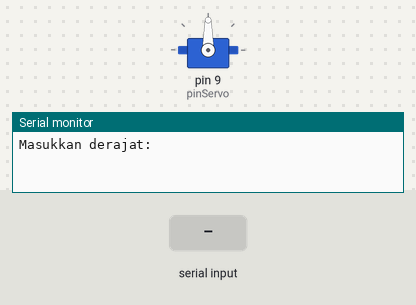
A sketch run on a simulated Arduino Uno, built with avr-gcc and run on an emulated ATmega328P. Shown: servo, the last lines printed to the serial monitor. The test bench sets the inputs (shaded band).

Above: at 1.2 s.
1.3 s: "30,150\n" received over Serial
At 1.8 s:
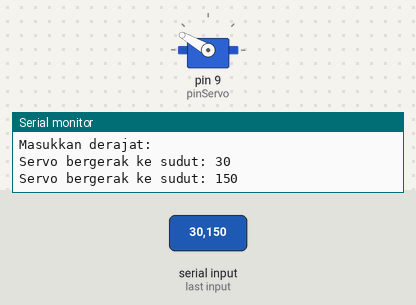
At 3.5 s:
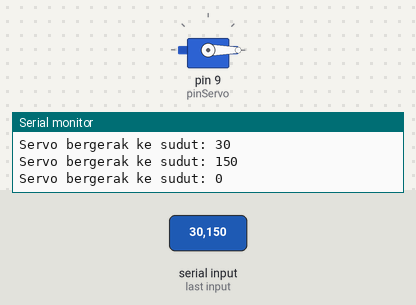
3.8 s: "90,45\n" received over Serial
At 4.6 s:
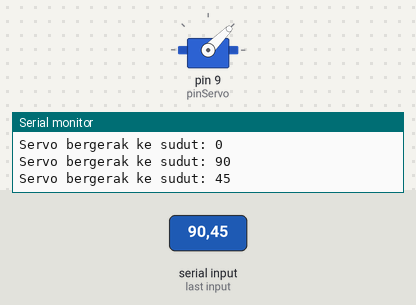
Timing chart, 0 to 6.8 s (numbered marks = the images above; inputs shaded):
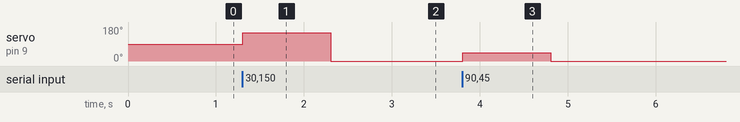

Measured:
- after the input at 1.3 s, servo on pin 9 (pinServo): 90° → 150° at once, → 0° 1.0 s later
- after the input at 3.8 s, servo on pin 9 (pinServo): 0° → 45° at once, → 0° 1.0 s later

The sketch:

14e.ino
```cpp
#include <Servo.h>

Servo servoAku;

const int pinServo = 9;

void setup() {
    servoAku.attach(pinServo);
    Serial.begin(9600);
    Serial.println("Masukkan derajat: ");
}

void loop() {
  	if (Serial.available() > 0) {
    	int sudut = Serial.parseInt();

      	if (sudut >= 0 && sudut <= 180) {
        	servoAku.write(sudut);
          	Serial.print("Servo bergerak ke sudut: ");
          	Serial.println(sudut);
        } else {
          	Serial.println("Sudut tidak valid!");

        }
    }
}
```
